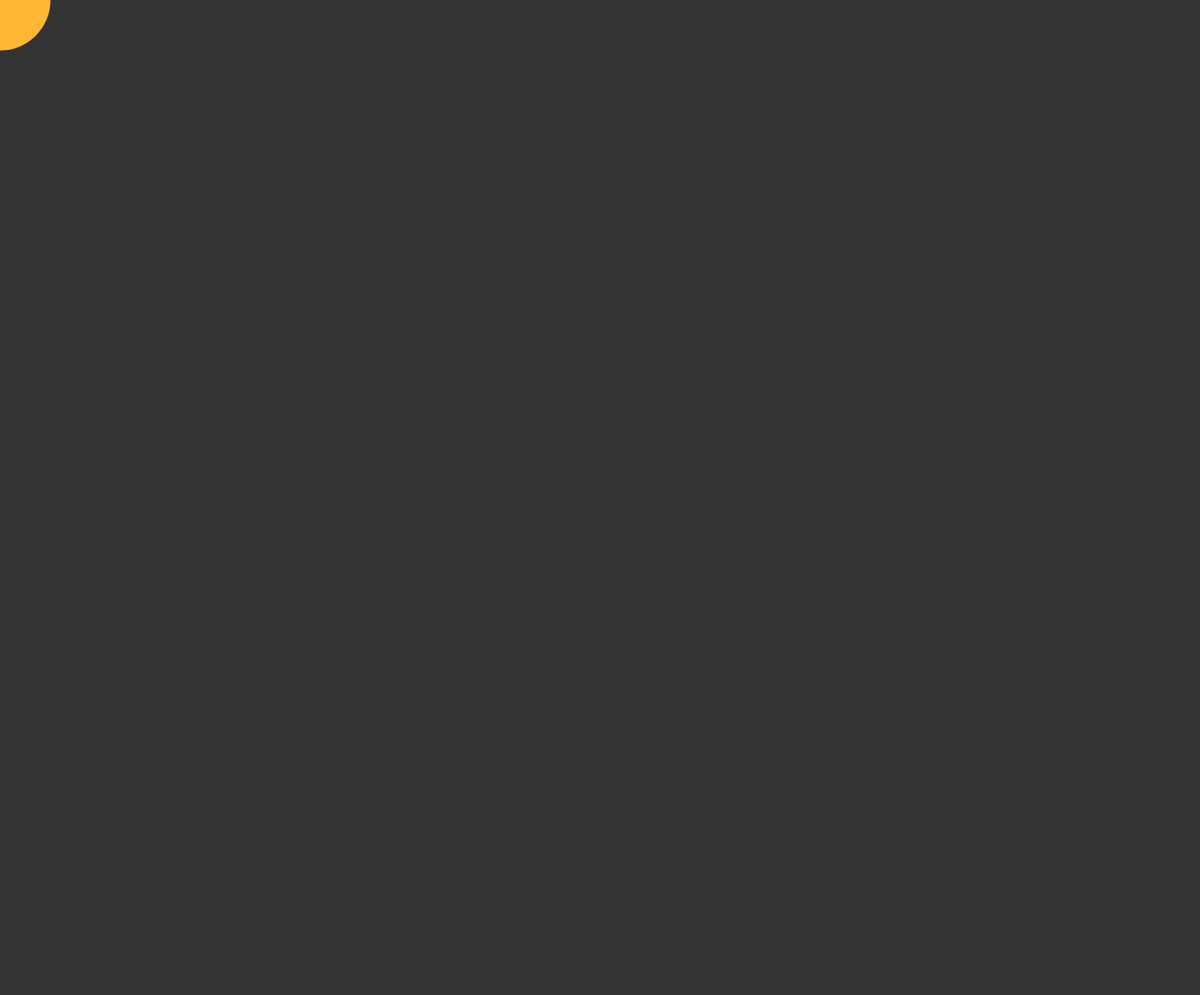
Frame 1 (no input)
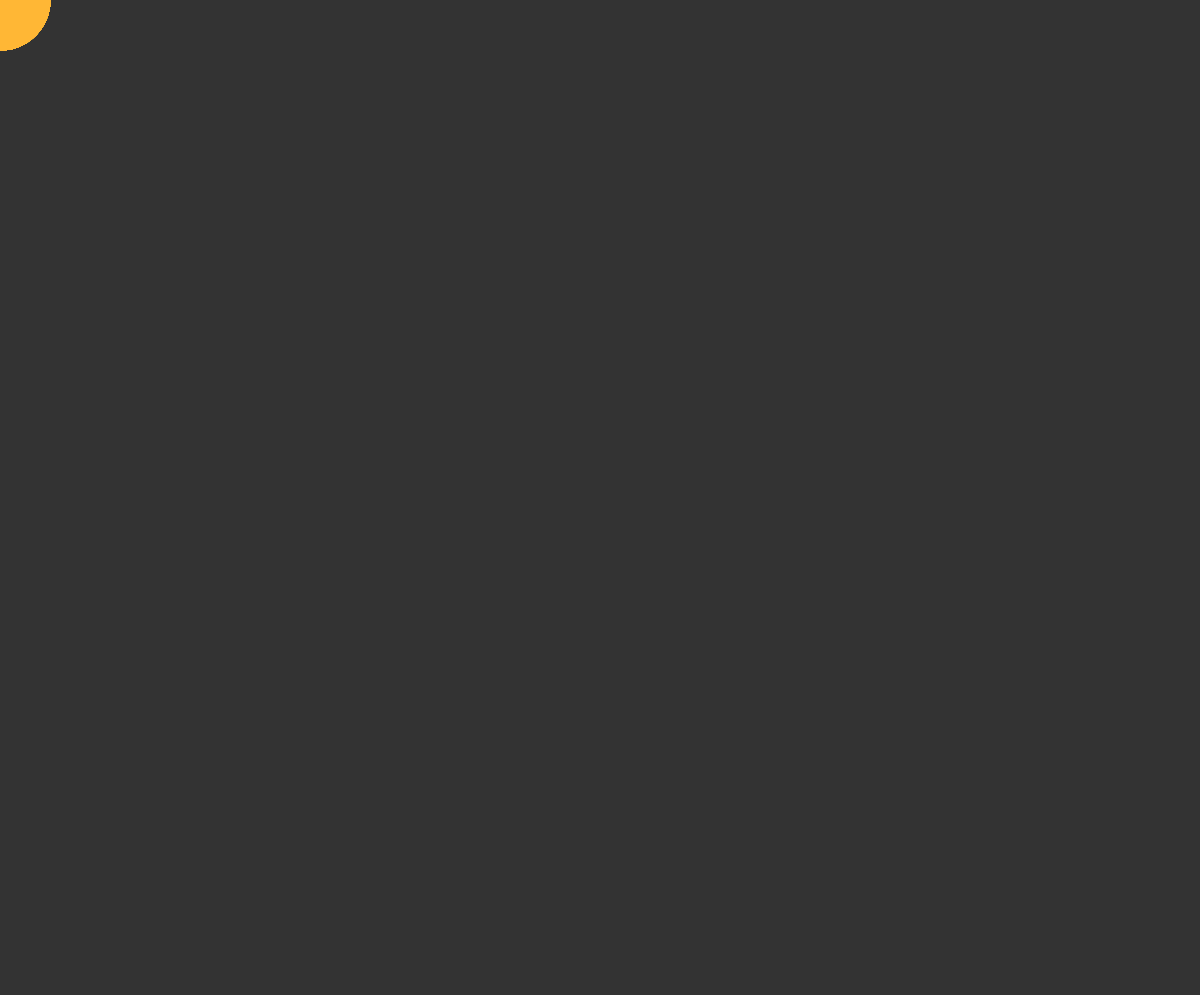
Frame 60 (no input)
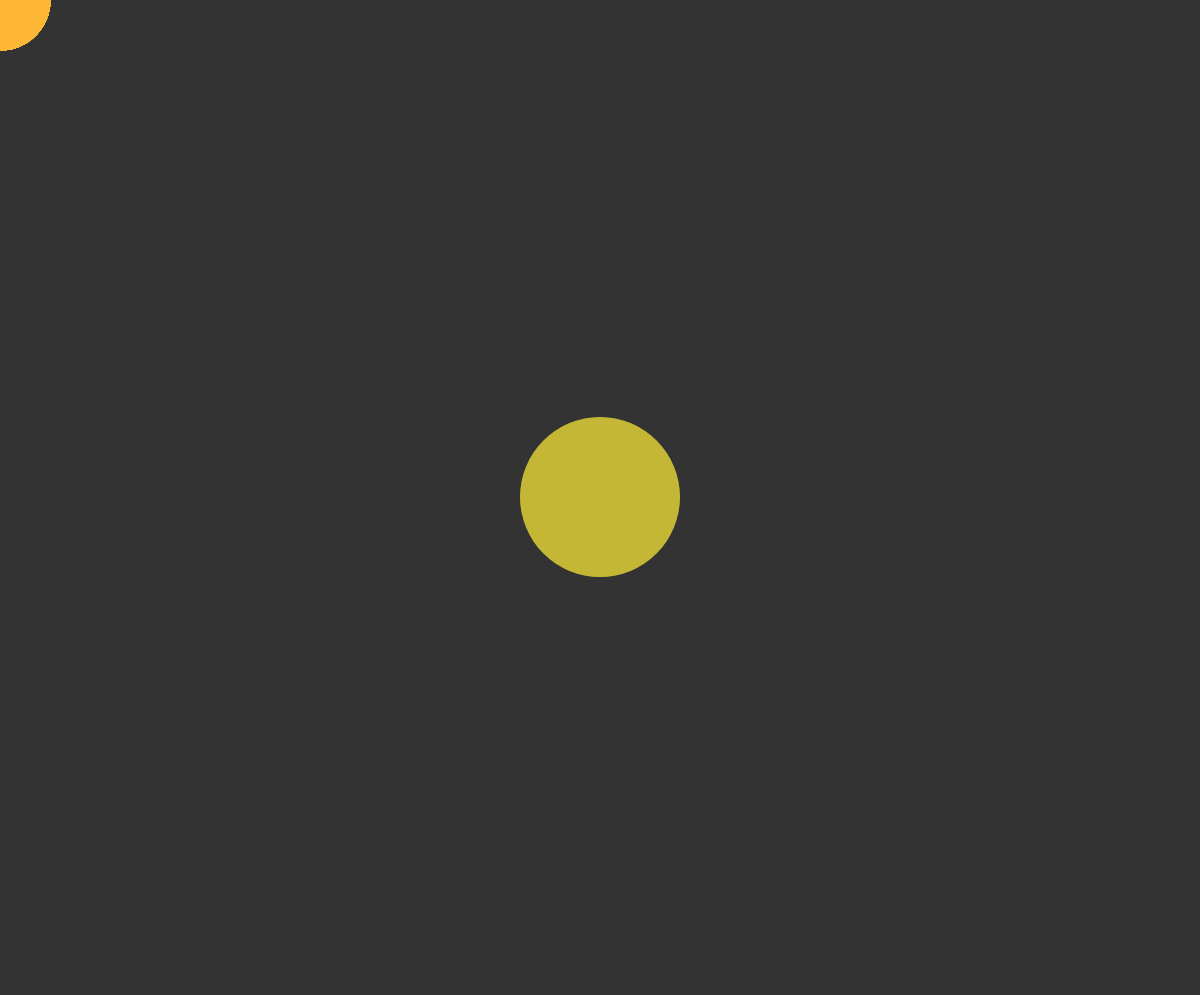
Frame 120 (the mouse pressed at the canvas centre since frame 60)

The p5.js sketch that drew these frames (run headless with seeded random() and noise() and a simulated clock; from frame 60 on, the mouse is pressed at the canvas centre):

// p5.js sketch
// ── sketch.js
let shapeSize;
let maxSize;
let minSize;
let growing = true;
let growthSpeed = 1;
let red = 255;
let randomGreen;
let randomBlue;
let brightening = true;

function setup() {
  createCanvas(windowWidth, windowHeight * 0.995);
  background(51);
  noStroke();
  maxSize = width / 2;
  minSize = 100;
  shapeSize = minSize + 1;

  randomGreen = random(256);
  randomBlue = random(256);
}

function draw() {
  fill(red, randomGreen, randomBlue);

  ellipse(mouseX, mouseY, shapeSize, shapeSize);

  if (mouseIsPressed) {
    // Size oscillation---------------------------
    // checking whether it should grow
    if (shapeSize >= maxSize || shapeSize <= minSize) {
      growing = !growing;
    }

    // growing or shrinking
    shapeSize += growing ? growthSpeed : -growthSpeed;

    // Color oscillation--------------------------
    // checking whether it should darken
    if (red == 255 || red == 0) {
      brightening = !brightening;
    }

    // brightening or darkening
    red += brightening ? 1 : -1;
  }
}
